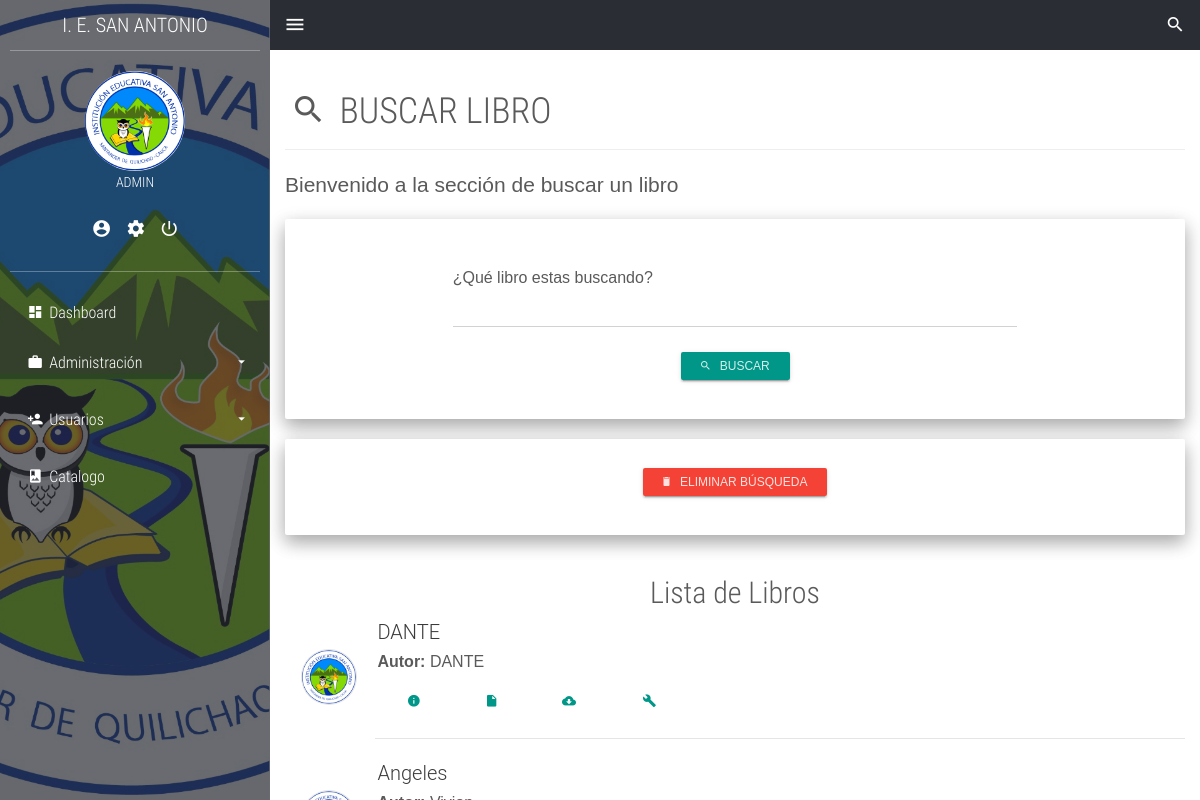
Page /search.php (signed in) on the committed database.
### tables this page shows
CREATE TABLE `usuarios` (
  `codigo_login` int(11) NOT NULL,
  `username` text NOT NULL,
  `userpass` text NOT NULL
);

CREATE TABLE `libros` (
  `codigo_libro` int(11) NOT NULL,
  `titulo` text NOT NULL,
  `autor` text NOT NULL,
  `anio_edicion` int(11) NOT NULL,
  `pais` text NOT NULL,
  `editorial` text NOT NULL,
  `edicion` text NOT NULL,
  `categoria` text NOT NULL,
  `file` text NOT NULL
);

### model/Crud_login.php (called while the page is built, shortened)
<?php
	class CrudLogin{
		public function obtenerUsuario($codigo_login){
			$db=Db::conectar();
			$select=$db->prepare('SELECT * FROM usuarios WHERE codigo_login=:codigo_login');
			$select->bindValue('codigo_login',$codigo_login);
			$select->execute();
			$usuarios=$select->fetch();
			$myUsuarios= new Login();
			$myUsuarios->setCodigo_login($usuarios['codigo_login']);
			$myUsuarios->setUserName($usuarios['username']);
			$myUsuarios->setUserPass($usuarios['userpass']);
			return $myUsuarios;
		}
	}
?>

### model/Login.php (called while the page is built, shortened)
<?php
	class Login{
		private $username;
		public function getUserName(){
		return $this->username;
		}
		public function setUserName($username){
			$this->username = $username;
		}
    }
?>

### model/Crud_libros.php (called while the page is built, shortened)
<?php
	class CrudLibro{
		public function mostrar(){
			$db=Db::conectar();
			$listaLibros=[];
			$select=$db->query('SELECT * FROM libros');
			foreach($select->fetchAll() as $libro){
				$myLibro= new Libro();
				$myLibro->setCodigo_libro($libro['codigo_libro']);
				$myLibro->setTitulo($libro['titulo']);
				$myLibro->setAutor($libro['autor']);
				$myLibro->setAnio_edicion($libro['anio_edicion']);
				$myLibro->setPais($libro['pais']);
				$myLibro->setEditorial($libro['editorial']);
				$myLibro->setEdicion($libro['editorial']);
				$myLibro->setCategoria($libro['categoria']);
				$myLibro->setFile($libro['file']);
				$listaLibros[]=$myLibro;
			}
			return $listaLibros;
		}
	}
?>

### model/Libros.php (called while the page is built, shortened)
<?php
	class Libro{
		private $codigo_libro;
		private $titulo;
		private $autor;
		private $file;
		public function getTitulo(){
		return $this->titulo;
		}
		public function setTitulo($titulo){
			$this->titulo = $titulo;
		}
		public function getAutor(){
			return $this->autor;
		}
		public function setAutor($autor){
			$this->autor = $autor;
		}
		public function getCodigo_libro(){
			return $this->codigo_libro;
		}
		public function setCodigo_libro($codigo_libro){
			$this->codigo_libro = $codigo_libro;
		}
		public function getFile(){
			return $this->file;
		}
		public function setFile($file){
			$this->file = $file;
		}
    }
?>

### search.php (the view, shortened to what this page needs)
<?php
	require_once('./model/Login.php');
	require_once('./model/Crud_login.php');
	require_once('./model/Crud_libros.php');
	require_once('./model/Libros.php');
	$crudLibros = new CrudLibro();
	$crud = new CrudLogin();
	$login = $crud->obtenerUsuario($_SESSION['id']);
	if($_GET != null){
		$librolist = $crudLibros->mostrarSearch($_GET['buscar']);
	}else{
		$librolist = $crudLibros->mostrar();
	}
?>
<!DOCTYPE html>
<html lang="es">
<head>
	<link rel="stylesheet" href="./css/main.css">
</head>
<body>
	<section class="full-box cover dashboard-sideBar">
		<div class="full-box dashboard-sideBar-ct">
			<div class="full-box text-uppercase text-center text-titles dashboard-sideBar-title">
				I. E. SAN ANTONIO <i class="zmdi zmdi-close btn-menu-dashboard visible-xs"></i>
			</div>
			<div class="full-box dashboard-sideBar-UserInfo">
				<figure class="full-box">
					<img src="./assets/img/login_ie.png" alt="UserIcon">
					<figcaption class="text-center text-titles"><?php echo $login->getUserName() ?></figcaption>
				</figure>
				<ul class="full-box list-unstyled text-center">
					<li>
						<a href="my-data.php" title="Mis datos">
							<i class="zmdi zmdi-account-circle"></i>
						</a>
					</li>
					<li>
						<a href="my-account.php" title="Mi cuenta">
							<i class="zmdi zmdi-settings"></i>
						</a>
					</li>
					<li>
						<a title="Salir del sistema" id="boton">
							<i class="zmdi zmdi-power"></i>
						</a>
					</li>
				</ul>
			</div>
			<ul class="list-unstyled full-box dashboard-sideBar-Menu">
				<li>
					<a href="home.php">
						<i class="zmdi zmdi-view-dashboard zmdi-hc-fw"></i> Dashboard
					</a>
				</li>
				<li id="administrar" style="display: block">
					<a href="#!" class="btn-sideBar-SubMenu">
						<i class="zmdi zmdi-case zmdi-hc-fw"></i> Administración <i class="zmdi zmdi-caret-down pull-right"></i>
					</a>
					<ul class="list-unstyled full-box">
					</ul>
				</li>
				<li id="usuarios" style="display: block">
					<a href="#!" class="btn-sideBar-SubMenu">
						<i class="zmdi zmdi-account-add zmdi-hc-fw"></i> Usuarios <i class="zmdi zmdi-caret-down pull-right"></i>
					</a>
					<ul class="list-unstyled full-box">
					</ul>
				</li>
				<li>
					<a href="catalog.php">
						<i class="zmdi zmdi-book-image zmdi-hc-fw"></i> Catalogo
					</a>
				</li>
			</ul>
		</div>
	</section>
	<section class="full-box dashboard-contentPage">
		<nav class="full-box dashboard-Navbar">
			<ul class="full-box list-unstyled text-right">
				<li class="pull-left">
					<a href="#!" class="btn-menu-dashboard"><i class="zmdi zmdi-menu"></i></a>
				</li>
				<li>
					<a href="search.php" class="btn-search">
						<i class="zmdi zmdi-search"></i>
					</a>
				</li>
			</ul>
		</nav>
		<div class="container-fluid">
			<div class="page-header">
			  <h1 class="text-titles"><i class="zmdi zmdi-search zmdi-hc-fw"></i> BUSCAR LIBRO</h1>
			</div>
			<p class="lead">Bienvenido a la sección de buscar un libro</p>
		</div>
		<div class="container-fluid">
			<form action="administrar_libro.php" class="well" method="post">
				<div class="row">
					<div class="col-xs-12 col-md-8 col-md-offset-2">
						<div class="form-group label-floating">
							<span class="control-label">¿Qué libro estas buscando?</span>
							<input class="form-control" type="text" name="search" required="">
						</div>
					</div>
					<div class="col-xs-12">
						<p class="text-center">
							<button type="submit" class="btn btn-primary btn-raised btn-sm"><i class="zmdi zmdi-search"></i> &nbsp; Buscar</button>
						</p>
					</div>
				</div>
			</form>
		</div>
		<div class="container-fluid">
			<form class="well">
				<div class="row">
					<div class="col-xs-12">
						<p class="text-center">
							<button type="submit" class="btn btn-danger btn-raised btn-sm"><i class="zmdi zmdi-delete"></i> &nbsp; Eliminar búsqueda</button>
						</p>
					</div>
				</div>
			</form>
		</div>
		<div class="container-fluid">
			<h2 class="text-titles text-center">Lista de Libros</h2>
			<div class="row">
				<div class="col-xs-12">
				<?php foreach ($librolist as $libro){?>
					<div class="list-group">
						<div class="list-group-item">
							<div class="row-picture">
								<img class="circle" src="assets/img/login_ie.png" alt="icon">
							</div>
							<div class="row-content">
								<h4 class="list-group-item-heading"><?php echo $libro->getTitulo() ?></h4>
								<p class="list-group-item-text">
									<strong>Autor: </strong><?php echo $libro->getAutor() ?> <br>
									<a href="book-info.php?id=<?php echo $libro->getCodigo_libro()?>&accion=a"  class="btn btn-primary" title="Más información"><i class="zmdi zmdi-info"></i></a>
									<a href="/Biblioteca/assets/file/<?php echo $libro->getFile() ?>" target="_blank" class="btn btn-primary" title="Ver PDF"><i class="zmdi zmdi-file"></i></a>
									<a href="/Biblioteca/assets/file/<?php echo $libro->getFile() ?>" class="btn btn-primary" download="<?php echo $libro->getFile() ?>" title="Descargar PDF"><i class="zmdi zmdi-cloud-download"></i></a>
									<a href="book-config.php?id=<?php echo $libro->getCodigo_libro()?>&accion=a" class="btn btn-primary" title="Gestionar libro"><i class="zmdi zmdi-wrench"></i></a>
								</p>
							</div>
						</div>
						<div class="list-group-separator"></div>
					</div>
					<?php }?>
				</div>
			</div>
		</div>
	</section>
</body>
</html>

### css/main.css (style rules this page uses)
body, html { background-color: #fff; width: 100%; height: 100%; margin: 0; padding: 0; position: relative; font-size: 16px; font-family: 'RobotoCondensed'; overflow: hidden; }
.full-box { margin: 0; padding: 0; width: 100%; box-sizing: border-box; }
.cover { background: 50% 50% no-repeat; background-size: cover; }
.text-titles { font-family: 'RobotoCondensedLight' }
.dashboard-sideBar, .dashboard-contentPage { position: absolute; top: 0; height: 100%; transition: all .3s ease-in-out; }
.dashboard-sideBar, .dashboard-sideBar-ct { width: 270px; }
.dashboard-sideBar { left: 0; z-index: 2; background-image: url('../assets/img/login_ie.png'); border-right: 1px solid rgba(255, 255, 255, .7); }
.dashboard-sideBar-ct { position: relative; height: 100%; background-color: rgba(42, 45, 52, 0.7); padding: 0 10px; padding-bottom: 30px; }
.dashboard-sideBar-title, .dashboard-sideBar-title > i { height: 50px; line-height: 50px; color: #fff; font-size: 20px; }
.dashboard-sideBar-title { position: relative; }
.dashboard-sideBar-UserInfo { border-top: 1px solid rgba(255, 255, 255, .3); border-bottom: 1px solid rgba(255, 255, 255, .3); color: #fff; font-size: 14px; padding: 20px 0; }
.dashboard-sideBar-UserInfo figure img { width: 100px; height: 100px; border-radius: 100%; display: block; margin: 0 auto; }
.dashboard-sideBar-UserInfo ul { margin-top: 15px; }
.dashboard-sideBar-UserInfo ul > li, .dashboard-sideBar-UserInfo ul > li > a { display: inline-block; color: #fff; }
.dashboard-sideBar-UserInfo ul > li > a { outline: none; font-size: 20px; padding: 7px; transition: all .3s ease-in-out; }
.dashboard-sideBar-Menu { padding-top: 15px; }
.dashboard-sideBar-Menu > li, .dashboard-sideBar-Menu > li > a, .dashboard-sideBar-Menu > li > ul > li, .dashboard-sideBar-Menu > li > ul > li > a { line-height: 50px; font-family: "RobotoCondensedLight"; display: block; color: #fff; text-decoration: none; border-radius: 4px; transition: all .3s ease-in-out; position: relative; }
.dashboard-sideBar-Menu > li > a > i.zmdi-caret-down { line-height: 50px; transition: all .3s ease-in-out; }
.dashboard-sideBar-Menu > li > a { padding: 0 15px; box-sizing: border-box; height: 50px; outline: none; }
.dashboard-sideBar-Menu > li > ul { position: relative; padding-top: 7px; height: 0; overflow: hidden; }
.dashboard-contentPage { right: 0; z-index: 1; padding-left: 270px; }
.dashboard-Navbar, .dashboard-Navbar > ul, .dashboard-Navbar > ul >li, .dashboard-Navbar > ul > li > a { height: 50px; line-height: 50px; }
.dashboard-Navbar > ul > li > a { outline: none; }
.dashboard-Navbar { background-color: #2A2D34; overflow: hidden; }
.dashboard-Navbar > ul >li, .dashboard-Navbar > ul > li > a { display: inline-block; width: 50px; text-align: center; color: #fff; margin: 0; padding: 0; font-size: 20px; transition: all .3s ease-in-out; position: relative; }
*, *:before, *:after { -webkit-box-sizing: border-box; -moz-box-sizing: border-box; box-sizing: border-box; }
body { margin: 0; padding: 2rem 1.5rem; font: 1rem/1.5 "PT Sans", Arial, sans-serif; color: #5a5a5a; }

### rows in the picture
usuarios: username "ADMIN"
libros: titulo "DANTE", autor "DANTE"
libros: titulo "Angeles"
